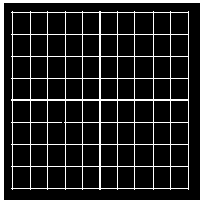
%> input picture Lab 5-A/Image_4.bmp, 200 x 200 px
$ octave check.m   (GNU Octave 9; MATLAB toolbox functions it lacks are replaced by stand-ins)
%> lines starting %> are read from the running program, lines starting %| are printed output that depends on the picture; in (x1, y1, x2, y2) boxes, pixels count from 0 and x2, y2 are one past the last pixel; in counts of white or black regions, pixels touching at a corner belong together; the program's own positions count from 1
clc;    % Clear the command window.
close all;  % Close all figures (except those of imtool.)
imtool close all;  % Close all imtool figures if you have the Image Processing Toolbox.
clear;  % Erase all existing variables. Or clearvars if you want.
workspace;  % Make sure the workspace panel is showing.
format long g;
format compact;
fontSize = 20;
% Read in demo image.
% folder = fullfile(matlabroot, '\toolbox\images\imdemos');
% Get the full filename, with path prepended.
fullFileName = 'Image_4.bmp';
% Check if file exists.
if ~exist(fullFileName, 'file')
	% File doesn't exist -- didn't find it there.  Check the search path for it.
	fullFileName = baseFileName; % No path this time.
	if ~exist(fullFileName, 'file')
		% Still didn't find it.  Alert user.
		errorMessage = sprintf('Error: %s does not exist in the search path folders.', fullFileName);
		uiwait(warndlg(errorMessage));
		return;
	end
end
grayImage = imread(fullFileName);
%> grayImage: size 200x200 logical; 13% white; 2 white regions, box (x1, y1, x2, y2) and area: (11, 11, 189, 190) 3806, (0, 0, 200, 200) 1388
[rows columns numberOfColorBands] = size(grayImage);
%> rows = 200; columns = 200; numberOfColorBands = 1
if numberOfColorBands > 1
	grayImage = rgb2gray(grayImage);
end
subplot(2,2, 1);
imshow(grayImage, [0 255]);
set(gcf, 'Name', ['Results for ' fullFileName]);
title('Original Image', 'FontSize', fontSize);
set(gcf, 'units','normalized','outerposition',[0 0 1 1]); % Maximize figure.
grayImage = double(grayImage);
frequencyImage = fftshift(fft2(grayImage));
subplot(2,2, 2);
amplitudeImage = log(abs(frequencyImage));
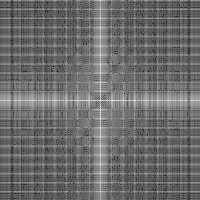
%> amplitudeImage: size 200x200 double; min -3.06, max 8.56, mean 1.88; drawn with min black and max white
minValue = min(min(amplitudeImage))
%> minValue = -3.06
maxValue = max(max(amplitudeImage))
%> maxValue = 8.56
imshow(amplitudeImage, []);
title('Notice the two spikes perpendicular to periodic frequencies', 'FontSize', fontSize);
% zoom(10)
[midpointX, midpointY] = find(amplitudeImage == maxValue)
%> midpointX = 101; midpointY = 101
filterWindowHalfWidth = 1;
for row = midpointY-filterWindowHalfWidth:midpointY+filterWindowHalfWidth
	for column = midpointX-filterWindowHalfWidth:midpointX+filterWindowHalfWidth
		frequencyImage(row-4, column+7) = 0;
		frequencyImage(row+4, column-7) = 0;
	end
end
%> this loop made 3 passes
amplitudeImage2 = log(abs(frequencyImage));
minValue = min(min(amplitudeImage2))
%> minValue = -Inf
maxValue = max(max(amplitudeImage2))
subplot(2,2, 3);
imshow(amplitudeImage2, [minValue maxValue]);
title('Two dots zeroed out', 'FontSize', fontSize);
% zoom(10)
filteredImage = ifft2(fftshift(frequencyImage));
amplitudeImage3 = abs(filteredImage);
minValue = min(min(amplitudeImage3))
%> minValue = 8.29e-08
maxValue = max(max(amplitudeImage3))
%> maxValue = 1.01
subplot(2,2, 4);
imshow(amplitudeImage3, [minValue maxValue]);
title('Filtered Image', 'FontSize', fontSize);
% set(gcf, 'units','normalized','outerposition',[0 0 1 1]); % Maximize figure.
% %
